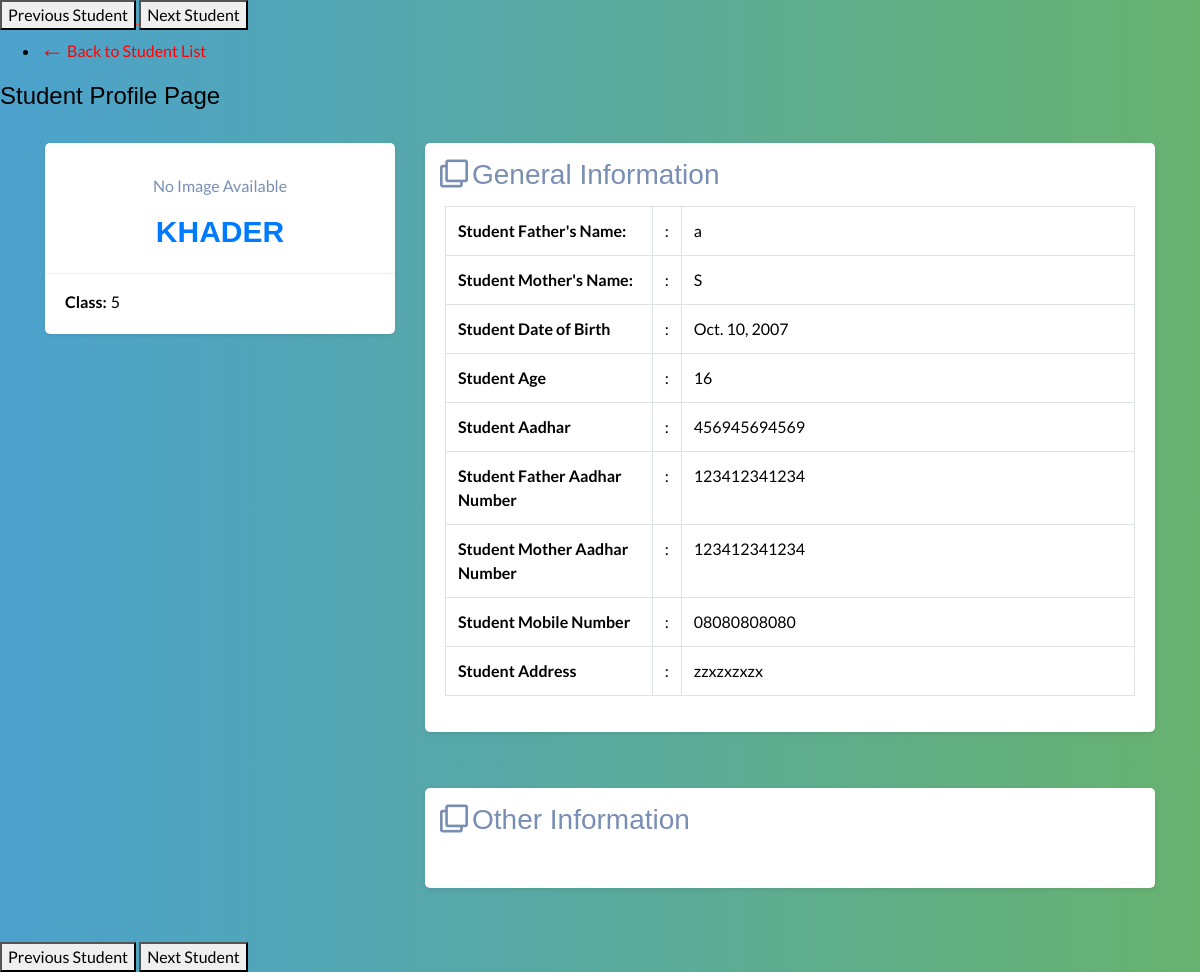
Page /student_profile/15/ (signed in) on the committed database.
### studentsdataform/models.py (models this page shows, shortened)
class Student(models.Model):
    student_name = models.CharField(max_length=150)
    father_name = models.CharField(max_length=150)
    mother_name = models.CharField(max_length=150)
    student_class = models.CharField(max_length=150)
    school_name = models.CharField(max_length=150)
    student_aadhar = models.CharField(max_length=150)
    father_aadhar = models.CharField(max_length=150)
    mother_aadhar = models.CharField(max_length=150)
    mobile_number = models.CharField(max_length=150)
    dob = models.DateField(null=True, blank=True)
    age = models.IntegerField(null=True, blank=True,help_text="Do not Enter Age Field as its caluculated automatically")
    address=models.CharField(max_length=500, default='Unknown')
    remarks = models.CharField(max_length=500, blank=True, null=True, help_text="Add remarks about the student")
    image = models.ImageField(
         upload_to=student_image_path,
        blank=True,
        null=True,
        default='no_image.jpg',
        validators=[
            validate_image_extension,
            validate_image_size
        ]
    )

### studentsdataform/views.py (the view)
# urls.py: path('student_profile/<int:student_id>/', views.student_profile_view, name='student_profile'),
@login_required
def student_profile_view(request, student_id):
    student = get_object_or_404(Student, id=student_id)
    prev_student = Student.objects.filter(id__lt=student_id).last()  # Get the previous student
    next_student = Student.objects.filter(id__gt=student_id).first()  # Get the next student
    return render(request, 'student_profile.html', {'student': student,'prev_student': prev_student, 'next_student': next_student})

### studentsdataform/templatetags/students_custom_filters.py (called while the page is built)
@register.filter(name='calculate_age')
def calculate_age(dob):
    today = date.today()
    age = today.year - dob.year - ((today.month, today.day) < (dob.month, dob.day))
    return age

### templates/student_profile.html (shortened to what this page needs)
<!DOCTYPE html>
<html lang="en">
{% load students_custom_filters %}
<head>
    <link rel="stylesheet" href="https://cdnjs.cloudflare.com/ajax/libs/twitter-bootstrap/4.1.3/css/bootstrap.min.css">
    <link rel="stylesheet" href="https://cdnjs.cloudflare.com/ajax/libs/font-awesome/5.12.1/css/all.min.css">
    <link rel="stylesheet" href="css/demo.css">
    <link rel="stylesheet" href="css/style.css">
</head>
<body>
  <div class="navigation-buttons">
    {% if prev_student %}
        <a href="{% url 'studentsdataform:student_profile' prev_student.id %}">
            <button class="nav-button">Previous Student</button>
        </a>
    {% else %}
        <button class="nav-button" disabled>Previous Student </button>
    {% endif %}
    {% if next_student %}
        <a href="{% url 'studentsdataform:student_profile' next_student.id %}">
            <button class="nav-button">Next Student</button>
        </a>
    {% else %}
        <button class="nav-button" disabled>Next Student</button>
    {% endif %}
</div>
<div class="ScriptTop">
    <div class="rt-container">
        <div class="col-rt-2">
            <ul>
              <li>
                <a href="{% url 'studentsdataform:student_list' %}" title="Back to Student List Page" style="color: red;">
                    <span style="font-size: 24px;">&#x2190;</span> Back to Student List
                </a>
            </li>
            </ul>
        </div>
    </div>
</div>
<header class="ScriptHeader">
    <div class="rt-container">
        <div class="col-rt-12">
            <div class="rt-heading">
                <h1>Student Profile Page </h1>
            </div>
        </div>
    </div>
</header>
<section>
    <div class="rt-container">
        <div class="col-rt-12">
            <div class="Scriptcontent">
                <div class="student-profile py-4">
                    <div class="container">
                        <div class="row">
                            <div class="col-lg-4">
                                <div class="card shadow-sm">
                                    <div class="card-header bg-transparent text-center">
                                        {% if student.image %}
                                            <img class="profile_img" src="{{ student.image.url }}" alt="Student Image">
                                        {% else %}
                                            <p>No Image Available</p>
                                        {% endif %}
                                        <h3 class="profile-name" style="font-weight: bold; color: #007BFF; text-transform: uppercase; font-size: 30px;">
                                          {{ student.student_name }}
                                      </h3>
                                    </div>
                                    <div class="card-body">
                                        <p class="mb-0"><strong class="pr-1">Class:</strong>{{ student.student_class }}</p>
                                    </div>
                                </div>
                            </div>
                            <div class="col-lg-8">
                                <div class="card shadow-sm">
                                    <div class="card-header bg-transparent border-0">
                                        <h3 class="mb-0"><i class="far fa-clone pr-1"></i>General Information</h3>
                                    </div>
                                    <div class="card-body pt-0">
                                        <table class="table table-bordered">
                                            <tr>
                                                <th width="30%">Student Father's Name:</th>
                                                <td width="2%">:</td>
                                                <td>{{ student.father_name }}</td>
                                            </tr>
                                            <tr>
                                              <th width="30%">Student Mother's Name:</th>
                                              <td width="2%">:</td>
                                              <td>{{ student.mother_name }}</td>
                                          </tr>
                                            <tr>
                                                <th width="30%">Student Date of Birth</th>
                                                <td width="2%">:</td>
                                                <td>{{ student.dob }}</td>
                                            </tr>
                                            <tr>
                                                <th width="30%">Student Age</th>
                                                <td width="2%">:</td>
                                                <td>{{ student.dob|calculate_age }}</td>
                                            </tr>
                                            <tr>
                                              <th width="30%">Student Aadhar</th>
                                              <td width="2%">:</td>
                                              <td>{{ student.student_aadhar  }}</td>
                                          </tr>
                                          <tr>
                                            <th width="30%">Student Father Aadhar Number</th>
                                            <td width="2%">:</td>
                                            <td>{{ student.father_aadhar   }}</td>
                                        </tr>
                                        <tr>
                                          <th width="30%">Student Mother Aadhar Number</th>
                                          <td width="2%">:</td>
                                          <td>{{ student.mother_aadhar  }}</td>
                                      </tr>
                                      <tr>
                                        <th width="30%">Student Mobile Number</th>
                                        <td width="2%">:</td>
                                        <td>{{ student.mobile_number   }}</td>
                                    </tr>
                                    <tr>
                                      <th width="30%">Student Address </th>
                                      <td width="2%">:</td>
                                      <td>{{ student.address    }}</td>
                                  </tr>
                                        </table>
                                    </div>
                                </div>
                                <div style="height: 26px"></div>
                                <div class="card shadow-sm">
                                    <div class="card-header bg-transparent border-0">
                                        <h3 class="mb-0"><i class="far fa-clone pr-1"></i>Other Information</h3>
                                    </div>
                                    <div class="card-body pt-0">
                                    </div>
                                </div>
                            </div>
                        </div>
                    </div>
                </div>
                <div class="navigation-buttons">
                  {% if prev_student %}
                      <a href="{% url 'studentsdataform:student_profile' prev_student.id %}">
                          <button class="nav-button">Previous Student</button>
                      </a>
                  {% else %}
                      <button class="nav-button" disabled>Previous Student </button>
                  {% endif %}
                  {% if next_student %}
                      <a href="{% url 'studentsdataform:student_profile' next_student.id %}">
                          <button class="nav-button">Next Student</button>
                      </a>
                  {% else %}
                      <button class="nav-button" disabled>Next Student</button>
                  {% endif %}
              </div>
            </div>
        </div>
    </div>
</section>
</body>
</html>

### static/css/style.css (style rules this page uses)
:root { scroll-behavior: smooth; }
body { font-family: "Open Sans", sans-serif; background: #f6f9ff; color: #444444; }
a { color: #4154f1; text-decoration: none; }
h1, h2, h3, h4, h5, h6 { font-family: "Nunito", sans-serif; }
.card { margin-bottom: 30px; border: none; border-radius: 5px; box-shadow: 0px 0 30px rgba(1, 41, 112, 0.1); }
.card-header, .card-footer { border-color: #ebeef4; background-color: #fff; color: #798eb3; padding: 15px; }
.card-body { padding: 0 20px 20px 20px; }

### templates/student_profile.html (style rules this page uses)
body { background: #67B26F; background: -webkit-linear-gradient(to right, #4ca2cd, #67B26F); background: linear-gradient(to right, #4ca2cd, #67B26F); padding: 0; margin: 0; font-family: 'Lato', sans-serif; color: #000; }

### rows in the picture
Student: student_name "KHADER", student_class "5", father_name "a", mother_name "S", dob "Oct. 10, 2007", dob|calculate_age "16", student_aadhar "456945694569", father_aadhar "123412341234", mother_aadhar "123412341234", mobile_number "08080808080", address "zzxzxzxzx"
